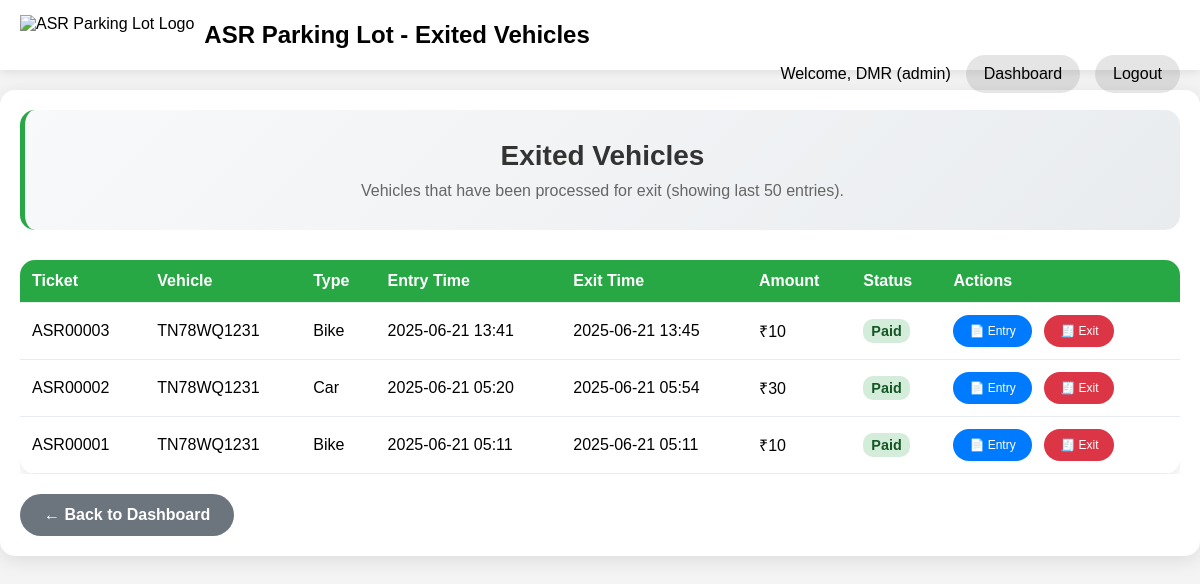
The app's page /staff/exited-vehicles (signed in), older data.
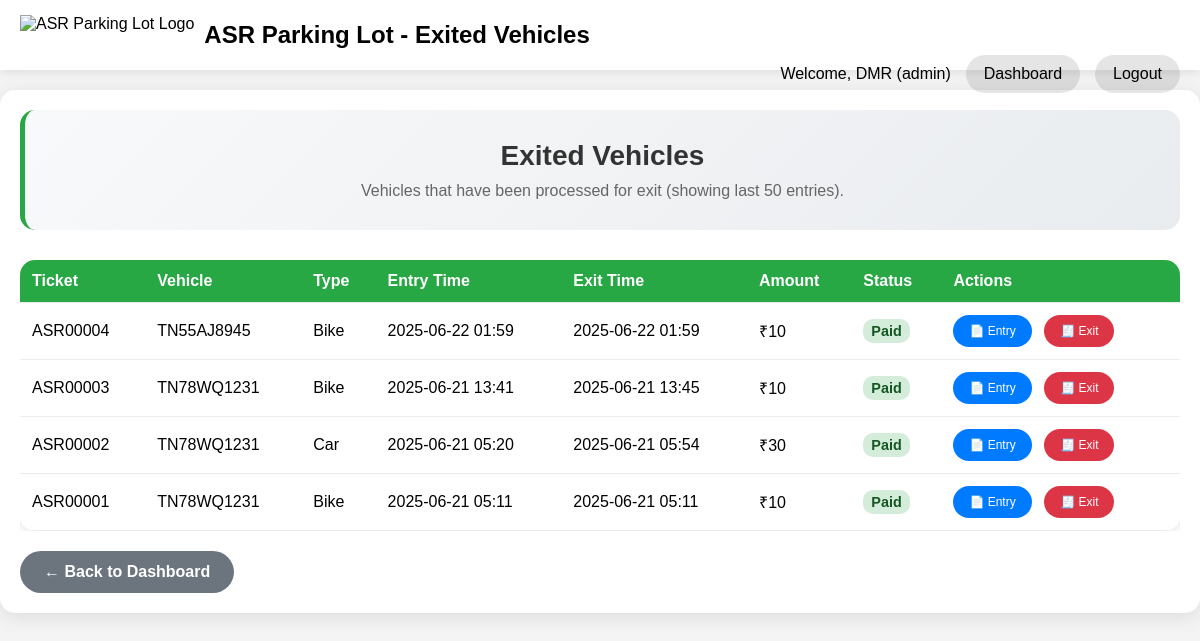
The same page, newer data.
### app/models.py (models this page shows, shortened)
class User(UserMixin, db.Model):
    id = db.Column(db.Integer, primary_key=True)
    username = db.Column(db.String(80), index=True, unique=True, nullable=False)
    email = db.Column(db.String(120), index=True, unique=True, nullable=False)
    password_hash = db.Column(db.String(256))
    role = db.Column(db.String(10), index=True, nullable=False, default='staff') # 'admin' or 'staff'

class Entry(db.Model):
    id = db.Column(db.Integer, primary_key=True)
    ticket_number = db.Column(db.String(20), unique=True, nullable=False)
    vehicle_type = db.Column(db.String(50), nullable=False)
    vehicle_number = db.Column(db.String(20), nullable=False)
    phone = db.Column(db.String(15), nullable=False)
    device = db.Column(db.String(50), nullable=False)
    entry_time = db.Column(db.DateTime, default=get_current_device_time, nullable=False)
    exit_time = db.Column(db.DateTime, nullable=True)
    paid = db.Column(db.Boolean, default=False, nullable=False)
    amount = db.Column(db.Float, nullable=True)

### app/routes.py (the view)
@main.route('/staff/exited-vehicles')
@login_required
def exited_vehicles():
    if current_user.role not in ['admin', 'staff']:
        flash('Access denied. Staff or Admin privileges required.', 'error')
        return redirect(url_for('main.index'))
    exited_vehicles = Entry.query.filter(
        Entry.exit_time.is_not(None)
    ).order_by(Entry.exit_time.desc()).limit(50).all()
    return render_template('exited_vehicles.html',
                         title='Exited Vehicles',
                         exited_vehicles=exited_vehicles)

### app/utils.py (called while the page is built)
def get_ist_time(dt=None):
    if dt is None:
        dt = datetime.utcnow()
    ist_offset = timedelta(hours=5, minutes=30)
    ist_time = dt + ist_offset
    return ist_time

def format_ist_time(dt, format_str='%Y-%m-%d %H:%M:%S'):
    ist_time = get_ist_time(dt)
    return ist_time.strftime(format_str)

def format_ist_time_medium(dt):
    return format_ist_time(dt, '%Y-%m-%d %H:%M')

### app/templates/exited_vehicles.html (shortened to what this page needs)
<!DOCTYPE html>
<html lang="en">
<head>
</head>
<body>
    <div class="navbar">
        <div class="navbar-logo">
            <img src="{{ url_for('main.public_file', filename='logo.png') }}" alt="ASR Parking Lot Logo">
            <h1>ASR Parking Lot - Exited Vehicles</h1>
        </div>
        <div class="navbar-right">
            <span>Welcome, {{ current_user.username }} ({{ current_user.role }})</span>
            <a href="{{ url_for('main.staff_dashboard') }}">Dashboard</a>
            <a href="{{ url_for('main.logout') }}">Logout</a>
        </div>
    </div>
    <div class="container">
        <div class="header-section">
            <h2>Exited Vehicles</h2>
            <p>Vehicles that have been processed for exit (showing last 50 entries).</p>
        </div>
        {% if exited_vehicles %}
        <div class="vehicles-table">
            <table>
                <thead>
                    <tr>
                        <th>Ticket</th>
                        <th>Vehicle</th>
                        <th>Type</th>
                        <th>Entry Time</th>
                        <th>Exit Time</th>
                        <th>Amount</th>
                        <th>Status</th>
                        <th>Actions</th>
                    </tr>
                </thead>
                <tbody>
                    {% for vehicle in exited_vehicles %}
                    <tr>
                        <td>{{ vehicle.ticket_number }}</td>
                        <td>{{ vehicle.vehicle_number }}</td>
                        <td>{{ vehicle.vehicle_type }}</td>
                        <td>{{ vehicle.entry_time | ist_medium }}</td>
                        <td>{{ vehicle.exit_time | ist_medium }}</td>
                        <td>₹{{ "%.0f"|format(vehicle.amount or 0) }}</td>
                        <td>
                            {% if vehicle.paid %}
                                <span class="status-paid">Paid</span>
                            {% else %}
                                <span class="status-pending">Pending</span>
                            {% endif %}
                        </td>
                        <td>
                            <a href="{{ url_for('main.print_receipt', entry_id=vehicle.id) }}"
                               target="_blank"
                               class="action-btn">
                                📄 Entry
                            </a>
                            <a href="{{ url_for('main.exit_receipt', entry_id=vehicle.id) }}"
                               target="_blank"
                               class="action-btn exit">
                                🧾 Exit
                            </a>
                        </td>
                    </tr>
                    {% endfor %}
                </tbody>
            </table>
        </div>
        {% else %}
        <div class="no-vehicles">
            <h3>No Exited Vehicles</h3>
            <p>No vehicles have been processed for exit yet.</p>
        </div>
        {% endif %}
        <a href="{{ url_for('main.staff_dashboard') }}" class="back-btn">← Back to Dashboard</a>
    </div>
</body>
</html>

### app/templates/exited_vehicles.html (style rules this page uses)
* { box-sizing: border-box; }
body { font-family: Arial, sans-serif; margin: 0; padding: 0; background-color: #f4f4f4; min-height: 100vh; }
.navbar { background-color: white; padding: 15px 20px; color: black; position: sticky; top: 0; z-index: 1000; box-shadow: 0 2px 10px rgba(0,0,0,0.1); }
.navbar h1 { margin: 0; display: inline-block; font-size: clamp(18px, 4vw, 24px); color: black; }
.navbar-logo { display: flex; align-items: center; gap: 10px; flex-wrap: wrap; }
.navbar-logo img { height: clamp(30px, 6vw, 40px); width: auto; }
.navbar-right { float: right; display: flex; align-items: center; gap: 15px; flex-wrap: wrap; color: black; }
.navbar a { color: black; text-decoration: none; padding: 8px 16px; border-radius: 25px; background-color: rgba(0, 0, 0, 0.1); transition: all 0.3s ease; font-weight: 500; border: 2px solid transparent; }
.container { max-width: 1200px; margin: 20px auto; padding: 20px; background: white; border-radius: 15px; box-shadow: 0 4px 20px rgba(0,0,0,0.1); }
.header-section { text-align: center; margin-bottom: 30px; padding: 30px; background: linear-gradient(135deg, #f8f9fa 0%, #e9ecef 100%); border-radius: 15px; border-left: 5px solid #28a745; }
.header-section h2 { color: #333; margin: 0 0 10px 0; font-size: clamp(20px, 5vw, 28px); }
.header-section p { color: #666; margin: 0; font-size: clamp(14px, 3vw, 16px); }
.vehicles-table { overflow-x: auto; }
.vehicles-table table { width: 100%; border-collapse: collapse; background: white; border-radius: 15px; overflow: hidden; box-shadow: 0 4px 15px rgba(0,0,0,0.1); }
.vehicles-table th, .vehicles-table td { padding: 12px; text-align: left; border-bottom: 1px solid #e9ecef; }
.vehicles-table th { background-color: #28a745; color: white; font-weight: bold; }
.status-paid { background-color: #d4edda; color: #155724; padding: 4px 8px; border-radius: 10px; font-size: 0.9em; font-weight: bold; }
.action-btn { padding: 8px 16px; background-color: #007bff; color: white; text-decoration: none; border-radius: 20px; font-size: 12px; margin-right: 8px; transition: all 0.3s ease; display: inline-flex; align-items: center; justify-content: center; min-height: 32px; font-weight: 500; }
.action-btn.exit { background-color: #dc3545; }
.back-btn { display: inline-block; padding: 12px 24px; background-color: #6c757d; color: white; text-decoration: none; border-radius: 25px; margin-top: 20px; font-weight: bold; transition: all 0.3s ease; }

Row changes from the older to the newer data that the page shows:
added Entry: ticket_number "ASR00004", vehicle_number "TN55AJ8945", vehicle_type "Bike", entry_time|ist_medium "2025-06-22 01:59", exit_time|ist_medium "2025-06-22 01:59", amount "10", paid "Paid"
